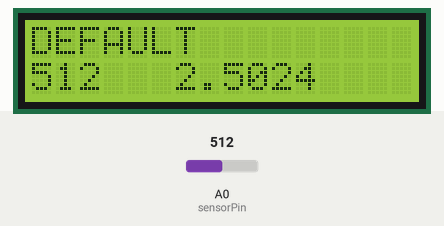
Bench run of a sketch on a simulated Arduino Uno, built with avr-gcc and run on an emulated ATmega328P. On the bench: 16×2 character LCD. The inputs (shaded band) are chosen by the test bench; at power-on: A0 (sensorPin) = 512.

Above: at 3.2 s.
3.3 s: A0 (sensorPin) set to 716
At 4.3 s:
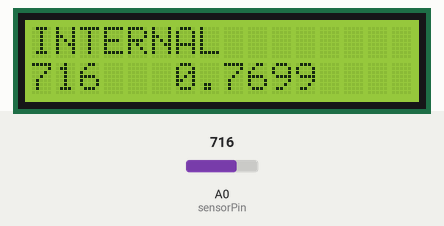
9.2 s: A0 (sensorPin) set to 900
At 12.5 s:
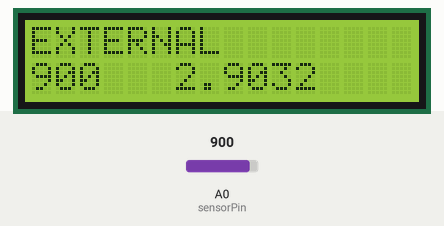
13.5 s: A0 (sensorPin) set to 1023
At 15.4 s:
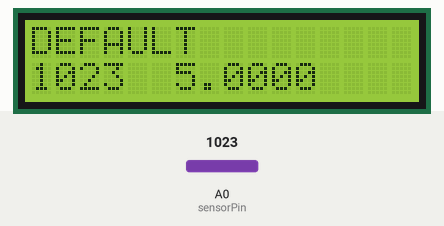
Timing chart, 0 to 16.9 s (numbered marks = the images above; inputs shaded):
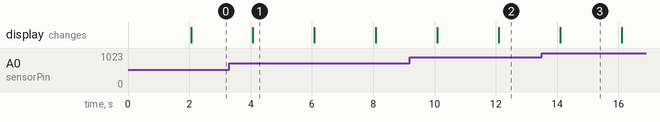

The sketch:

Analog_to_digital.ino
```cpp
#include <LiquidCrystal.h>
int sensorPin = A0;
int sensorValue = 0;
float Volt = 0;

LiquidCrystal lcd(12, 11, 5, 4, 3, 2);

void setup() {
  lcd.begin(16, 2);
  lcd.print("Nilai Tegangan");
  delay(2000);
}

void loop() {
  analogReference(DEFAULT);
  sensorValue = analogRead(sensorPin);
  Volt = sensorValue * 5.0 / 1023.0;
  lcd.clear();
  lcd.setCursor(0, 0);
  lcd.print("DEFAULT");
  lcd.setCursor(0, 1);
  lcd.print(sensorValue);
  lcd.setCursor(6, 1);
  lcd.print(Volt, 4);
  delay(2000);

  analogReference(INTERNAL);
  sensorValue = analogRead(sensorPin);
  Volt = sensorValue * 1.1 / 1023.0;
  lcd.clear();
  lcd.setCursor(0, 0);
  lcd.print("INTERNAL");
  lcd.setCursor(0, 1);
  lcd.print(sensorValue);
  lcd.setCursor(6, 1);
  lcd.print(Volt, 4);
  delay(2000);

  analogReference(EXTERNAL);
  sensorValue = analogRead(sensorPin);
  Volt = sensorValue * 3.3 / 1023.0;
  lcd.clear();
  lcd.setCursor(0, 0);
  lcd.print("EXTERNAL");
  lcd.setCursor(0, 1);
  lcd.print(sensorValue);
  lcd.setCursor(6, 1);
  lcd.print(Volt, 4);
  delay(2000);
}
```

Measured:
- what the display in image 1 shows lasts 2.0 s, from 4.1 s to 6.1 s
